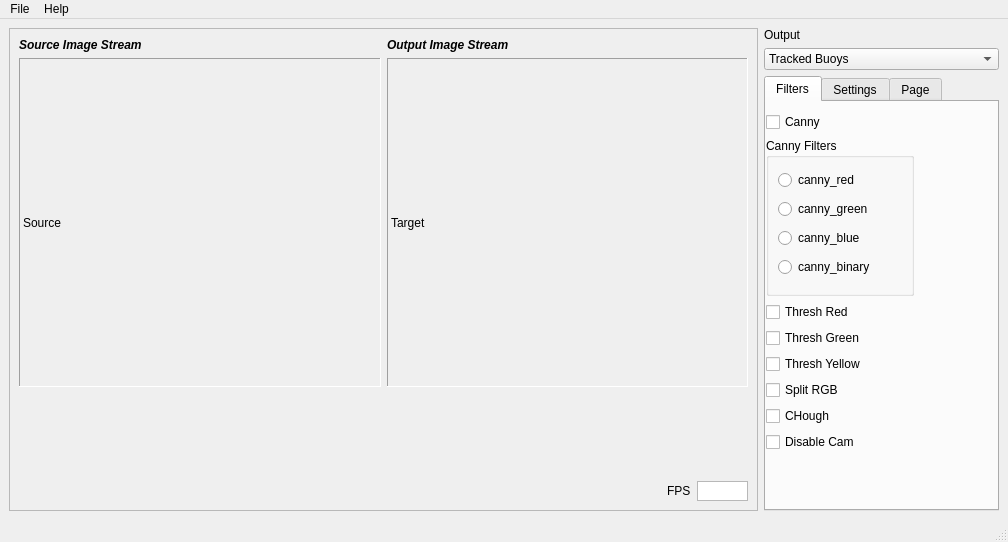
<?xml version="1.0" encoding="UTF-8"?>
<ui version="4.0">
 <class>MainWindow</class>
 <widget class="QMainWindow" name="MainWindow">
  <property name="geometry">
   <rect>
    <x>0</x>
    <y>0</y>
    <width>1008</width>
    <height>542</height>
   </rect>
  </property>
  <property name="minimumSize">
   <size>
    <width>1008</width>
    <height>542</height>
   </size>
  </property>
  <property name="windowTitle">
   <string>SRMAUV Vision Suite</string>
  </property>
  <property name="windowIcon">
   <iconset>
    <normaloff>resources/SRM_AUV_new.png</normaloff>resources/SRM_AUV_new.png</iconset>
  </property>
  <widget class="QWidget" name="centralwidget">
   <layout class="QGridLayout" name="gridLayout_3">
    <item row="0" column="0">
     <layout class="QHBoxLayout" name="horizontalLayout_3">
      <item>
       <widget class="QFrame" name="frame">
        <property name="enabled">
         <bool>true</bool>
        </property>
        <property name="frameShape">
         <enum>QFrame::StyledPanel</enum>
        </property>
        <property name="frameShadow">
         <enum>QFrame::Raised</enum>
        </property>
        <layout class="QGridLayout" name="gridLayout_2">
         <item row="8" column="0">
          <layout class="QHBoxLayout" name="horizontalLayout_4">
           <item>
            <spacer name="horizontalSpacer">
             <property name="orientation">
              <enum>Qt::Horizontal</enum>
             </property>
             <property name="sizeHint" stdset="0">
              <size>
               <width>40</width>
               <height>20</height>
              </size>
             </property>
            </spacer>
           </item>
           <item>
            <widget class="QLabel" name="label_6">
             <property name="text">
              <string>FPS</string>
             </property>
            </widget>
           </item>
           <item>
            <widget class="QTextBrowser" name="textBrowser">
             <property name="maximumSize">
              <size>
               <width>51</width>
               <height>20</height>
              </size>
             </property>
             <property name="verticalScrollBarPolicy">
              <enum>Qt::ScrollBarAlwaysOff</enum>
             </property>
             <property name="horizontalScrollBarPolicy">
              <enum>Qt::ScrollBarAlwaysOff</enum>
             </property>
            </widget>
           </item>
          </layout>
         </item>
         <item row="2" column="0">
          <layout class="QHBoxLayout" name="horizontalLayout">
           <item>
            <widget class="QLabel" name="label">
             <property name="minimumSize">
              <size>
               <width>362</width>
               <height>329</height>
              </size>
             </property>
             <property name="frameShape">
              <enum>QFrame::Panel</enum>
             </property>
             <property name="frameShadow">
              <enum>QFrame::Sunken</enum>
             </property>
             <property name="midLineWidth">
              <number>0</number>
             </property>
             <property name="text">
              <string>Source</string>
             </property>
            </widget>
           </item>
           <item>
            <widget class="QLabel" name="label_2">
             <property name="minimumSize">
              <size>
               <width>361</width>
               <height>329</height>
              </size>
             </property>
             <property name="frameShape">
              <enum>QFrame::Panel</enum>
             </property>
             <property name="frameShadow">
              <enum>QFrame::Sunken</enum>
             </property>
             <property name="text">
              <string>Target</string>
             </property>
            </widget>
           </item>
          </layout>
         </item>
         <item row="0" column="0">
          <layout class="QHBoxLayout" name="horizontalLayout_2">
           <item>
            <widget class="QLabel" name="label_3">
             <property name="font">
              <font>
               <weight>75</weight>
               <italic>true</italic>
               <bold>true</bold>
              </font>
             </property>
             <property name="text">
              <string>Source Image Stream</string>
             </property>
            </widget>
           </item>
           <item>
            <widget class="QLabel" name="label_4">
             <property name="font">
              <font>
               <weight>75</weight>
               <italic>true</italic>
               <bold>true</bold>
              </font>
             </property>
             <property name="text">
              <string>Output Image Stream</string>
             </property>
            </widget>
           </item>
          </layout>
         </item>
         <item row="6" column="0">
          <spacer name="verticalSpacer">
           <property name="orientation">
            <enum>Qt::Vertical</enum>
           </property>
           <property name="sizeHint" stdset="0">
            <size>
             <width>20</width>
             <height>86</height>
            </size>
           </property>
          </spacer>
         </item>
        </layout>
       </widget>
      </item>
      <item>
       <layout class="QVBoxLayout" name="verticalLayout_4">
        <item>
         <layout class="QVBoxLayout" name="verticalLayout">
          <item>
           <widget class="QLabel" name="label_5">
            <property name="text">
             <string>Output</string>
            </property>
           </widget>
          </item>
          <item>
           <widget class="QComboBox" name="comboBox">
            <item>
             <property name="text">
              <string>Tracked Buoys</string>
             </property>
            </item>
            <item>
             <property name="text">
              <string>Canny</string>
             </property>
            </item>
            <item>
             <property name="text">
              <string>Thresh_Red</string>
             </property>
            </item>
            <item>
             <property name="text">
              <string>Thresh_Green</string>
             </property>
            </item>
            <item>
             <property name="text">
              <string>Thresh_Yellow</string>
             </property>
            </item>
            <item>
             <property name="text">
              <string>R</string>
             </property>
            </item>
            <item>
             <property name="text">
              <string>G</string>
             </property>
            </item>
            <item>
             <property name="text">
              <string>B</string>
             </property>
            </item>
            <item>
             <property name="text">
              <string>Thresh_Flat</string>
             </property>
            </item>
           </widget>
          </item>
          <item>
           <widget class="QTabWidget" name="tabWidget">
            <property name="currentIndex">
             <number>0</number>
            </property>
            <widget class="QWidget" name="tab_5">
             <attribute name="title">
              <string>Filters</string>
             </attribute>
             <widget class="QWidget" name="widget" native="true">
              <property name="geometry">
               <rect>
                <x>-10</x>
                <y>0</y>
                <width>171</width>
                <height>381</height>
               </rect>
              </property>
              <property name="minimumSize">
               <size>
                <width>171</width>
                <height>381</height>
               </size>
              </property>
              <widget class="QWidget" name="layoutWidget">
               <property name="geometry">
                <rect>
                 <x>10</x>
                 <y>10</y>
                 <width>148</width>
                 <height>340</height>
                </rect>
               </property>
               <layout class="QGridLayout" name="gridLayout">
                <item row="5" column="0">
                 <widget class="QCheckBox" name="checkBox_4">
                  <property name="text">
                   <string>Split RGB</string>
                  </property>
                 </widget>
                </item>
                <item row="2" column="0">
                 <widget class="QCheckBox" name="checkBox_9">
                  <property name="text">
                   <string>Thresh Red</string>
                  </property>
                 </widget>
                </item>
                <item row="1" column="0">
                 <widget class="QGroupBox" name="canny_group">
                  <property name="autoFillBackground">
                   <bool>false</bool>
                  </property>
                  <property name="title">
                   <string>Canny Filters</string>
                  </property>
                  <property name="flat">
                   <bool>false</bool>
                  </property>
                  <layout class="QVBoxLayout" name="verticalLayout_2">
                   <item>
                    <widget class="QRadioButton" name="radioButton">
                     <property name="text">
                      <string>canny_red</string>
                     </property>
                    </widget>
                   </item>
                   <item>
                    <widget class="QRadioButton" name="radioButton_2">
                     <property name="text">
                      <string>canny_green</string>
                     </property>
                    </widget>
                   </item>
                   <item>
                    <widget class="QRadioButton" name="radioButton_3">
                     <property name="text">
                      <string>canny_blue</string>
                     </property>
                    </widget>
                   </item>
                   <item>
                    <widget class="QRadioButton" name="radioButton_5">
                     <property name="text">
                      <string>canny_binary</string>
                     </property>
                    </widget>
                   </item>
                  </layout>
                 </widget>
                </item>
                <item row="3" column="0">
                 <widget class="QCheckBox" name="checkBox_8">
                  <property name="text">
                   <string>Thresh Green</string>
                  </property>
                 </widget>
                </item>
                <item row="4" column="0">
                 <widget class="QCheckBox" name="checkBox_7">
                  <property name="text">
                   <string>Thresh Yellow</string>
                  </property>
                 </widget>
                </item>
                <item row="6" column="0">
                 <widget class="QCheckBox" name="checkBox_5">
                  <property name="text">
                   <string>CHough</string>
                  </property>
                 </widget>
                </item>
                <item row="0" column="0">
                 <widget class="QCheckBox" name="checkBox">
                  <property name="text">
                   <string>Canny</string>
                  </property>
                 </widget>
                </item>
                <item row="7" column="0">
                 <widget class="QCheckBox" name="checkBox_2">
                  <property name="text">
                   <string>Disable Cam</string>
                  </property>
                 </widget>
                </item>
               </layout>
              </widget>
             </widget>
            </widget>
            <widget class="QWidget" name="tab_6">
             <attribute name="title">
              <string>Settings</string>
             </attribute>
             <layout class="QVBoxLayout" name="verticalLayout_8">
              <item>
               <widget class="QLabel" name="label_7">
                <property name="text">
                 <string>&lt;b&gt;HSV&lt;/b&gt;</string>
                </property>
               </widget>
              </item>
              <item>
               <layout class="QVBoxLayout" name="verticalLayout_6">
                <item>
                 <layout class="QVBoxLayout" name="verticalLayout_5">
                  <item>
                   <widget class="QRadioButton" name="YellowHSV">
                    <property name="text">
                     <string>Yellow</string>
                    </property>
                   </widget>
                  </item>
                  <item>
                   <widget class="QRadioButton" name="GreenHSV">
                    <property name="text">
                     <string>Green</string>
                    </property>
                   </widget>
                  </item>
                  <item>
                   <widget class="QRadioButton" name="RedHSV">
                    <property name="text">
                     <string>Red</string>
                    </property>
                   </widget>
                  </item>
                 </layout>
                </item>
                <item>
                 <widget class="QWidget" name="UpperHSV" native="true">
                  <property name="enabled">
                   <bool>false</bool>
                  </property>
                  <layout class="QVBoxLayout" name="verticalLayout_3">
                   <item>
                    <layout class="QHBoxLayout" name="horizontalLayout_5">
                     <item>
                      <widget class="QSpinBox" name="spinBox"/>
                     </item>
                     <item>
                      <widget class="QSlider" name="horizontalSlider">
                       <property name="maximumSize">
                        <size>
                         <width>91</width>
                         <height>29</height>
                        </size>
                       </property>
                       <property name="orientation">
                        <enum>Qt::Horizontal</enum>
                       </property>
                      </widget>
                     </item>
                    </layout>
                   </item>
                   <item>
                    <layout class="QHBoxLayout" name="horizontalLayout_6">
                     <item>
                      <widget class="QSpinBox" name="spinBox_2"/>
                     </item>
                     <item>
                      <widget class="QSlider" name="horizontalSlider_2">
                       <property name="maximumSize">
                        <size>
                         <width>91</width>
                         <height>29</height>
                        </size>
                       </property>
                       <property name="orientation">
                        <enum>Qt::Horizontal</enum>
                       </property>
                      </widget>
                     </item>
                    </layout>
                   </item>
                   <item>
                    <layout class="QHBoxLayout" name="horizontalLayout_7">
                     <item>
                      <widget class="QSpinBox" name="spinBox_3"/>
                     </item>
                     <item>
                      <widget class="QSlider" name="horizontalSlider_3">
                       <property name="maximumSize">
                        <size>
                         <width>91</width>
                         <height>29</height>
                        </size>
                       </property>
                       <property name="orientation">
                        <enum>Qt::Horizontal</enum>
                       </property>
                      </widget>
                     </item>
                    </layout>
                   </item>
                  </layout>
                 </widget>
                </item>
                <item>
                 <widget class="QWidget" name="LowerHSV" native="true">
                  <property name="enabled">
                   <bool>false</bool>
                  </property>
                  <layout class="QVBoxLayout" name="verticalLayout_7">
                   <item>
                    <layout class="QHBoxLayout" name="horizontalLayout_8">
                     <item>
                      <widget class="QSpinBox" name="spinBox_4"/>
                     </item>
                     <item>
                      <widget class="QSlider" name="horizontalSlider_4">
                       <property name="maximumSize">
                        <size>
                         <width>91</width>
                         <height>29</height>
                        </size>
                       </property>
                       <property name="orientation">
                        <enum>Qt::Horizontal</enum>
                       </property>
                      </widget>
                     </item>
                    </layout>
                   </item>
                   <item>
                    <layout class="QHBoxLayout" name="horizontalLayout_9">
                     <item>
                      <widget class="QSpinBox" name="spinBox_5"/>
                     </item>
                     <item>
                      <widget class="QSlider" name="horizontalSlider_5">
                       <property name="maximumSize">
                        <size>
                         <width>91</width>
                         <height>29</height>
                        </size>
                       </property>
                       <property name="orientation">
                        <enum>Qt::Horizontal</enum>
                       </property>
                      </widget>
                     </item>
                    </layout>
                   </item>
                   <item>
                    <layout class="QHBoxLayout" name="horizontalLayout_10">
                     <item>
                      <widget class="QSpinBox" name="spinBox_6"/>
                     </item>
                     <item>
                      <widget class="QSlider" name="horizontalSlider_6">
                       <property name="maximumSize">
                        <size>
                         <width>91</width>
                         <height>29</height>
                        </size>
                       </property>
                       <property name="orientation">
                        <enum>Qt::Horizontal</enum>
                       </property>
                      </widget>
                     </item>
                    </layout>
                   </item>
                  </layout>
                 </widget>
                </item>
               </layout>
              </item>
             </layout>
            </widget>
            <widget class="QWidget" name="tab">
             <attribute name="title">
              <string>Page</string>
             </attribute>
            </widget>
           </widget>
          </item>
         </layout>
        </item>
       </layout>
      </item>
     </layout>
    </item>
   </layout>
   <zorder></zorder>
  </widget>
  <widget class="QMenuBar" name="menubar">
   <property name="geometry">
    <rect>
     <x>0</x>
     <y>0</y>
     <width>1008</width>
     <height>25</height>
    </rect>
   </property>
   <widget class="QMenu" name="menuSave">
    <property name="title">
     <string>File</string>
    </property>
    <addaction name="actionOpen_Video_Feed"/>
   </widget>
   <widget class="QMenu" name="menuHelp">
    <property name="title">
     <string>Help</string>
    </property>
    <addaction name="actionAbout"/>
   </widget>
   <addaction name="menuSave"/>
   <addaction name="menuHelp"/>
  </widget>
  <widget class="QStatusBar" name="statusbar"/>
  <action name="actionOpen_Video_Feed">
   <property name="text">
    <string>Open Video Feed</string>
   </property>
  </action>
  <action name="actionAbout">
   <property name="text">
    <string>About</string>
   </property>
  </action>
 </widget>
 <resources/>
 <connections>
  <connection>
   <sender>horizontalSlider</sender>
   <signal>valueChanged(int)</signal>
   <receiver>spinBox</receiver>
   <slot>setValue(int)</slot>
   <hints>
    <hint type="sourcelabel">
     <x>888</x>
     <y>281</y>
    </hint>
    <hint type="destinationlabel">
     <x>840</x>
     <y>284</y>
    </hint>
   </hints>
  </connection>
  <connection>
   <sender>spinBox</sender>
   <signal>valueChanged(int)</signal>
   <receiver>horizontalSlider</receiver>
   <slot>setValue(int)</slot>
   <hints>
    <hint type="sourcelabel">
     <x>815</x>
     <y>290</y>
    </hint>
    <hint type="destinationlabel">
     <x>887</x>
     <y>282</y>
    </hint>
   </hints>
  </connection>
  <connection>
   <sender>horizontalSlider_2</sender>
   <signal>valueChanged(int)</signal>
   <receiver>spinBox_2</receiver>
   <slot>setValue(int)</slot>
   <hints>
    <hint type="sourcelabel">
     <x>886</x>
     <y>321</y>
    </hint>
    <hint type="destinationlabel">
     <x>842</x>
     <y>325</y>
    </hint>
   </hints>
  </connection>
  <connection>
   <sender>spinBox_2</sender>
   <signal>valueChanged(int)</signal>
   <receiver>horizontalSlider_2</receiver>
   <slot>setValue(int)</slot>
   <hints>
    <hint type="sourcelabel">
     <x>830</x>
     <y>327</y>
    </hint>
    <hint type="destinationlabel">
     <x>894</x>
     <y>328</y>
    </hint>
   </hints>
  </connection>
  <connection>
   <sender>horizontalSlider_3</sender>
   <signal>valueChanged(int)</signal>
   <receiver>spinBox_3</receiver>
   <slot>setValue(int)</slot>
   <hints>
    <hint type="sourcelabel">
     <x>880</x>
     <y>361</y>
    </hint>
    <hint type="destinationlabel">
     <x>818</x>
     <y>364</y>
    </hint>
   </hints>
  </connection>
  <connection>
   <sender>spinBox_3</sender>
   <signal>valueChanged(int)</signal>
   <receiver>horizontalSlider_3</receiver>
   <slot>setValue(int)</slot>
   <hints>
    <hint type="sourcelabel">
     <x>816</x>
     <y>359</y>
    </hint>
    <hint type="destinationlabel">
     <x>895</x>
     <y>357</y>
    </hint>
   </hints>
  </connection>
  <connection>
   <sender>horizontalSlider_4</sender>
   <signal>valueChanged(int)</signal>
   <receiver>spinBox_4</receiver>
   <slot>setValue(int)</slot>
   <hints>
    <hint type="sourcelabel">
     <x>892</x>
     <y>419</y>
    </hint>
    <hint type="destinationlabel">
     <x>824</x>
     <y>421</y>
    </hint>
   </hints>
  </connection>
  <connection>
   <sender>horizontalSlider_5</sender>
   <signal>valueChanged(int)</signal>
   <receiver>spinBox_5</receiver>
   <slot>setValue(int)</slot>
   <hints>
    <hint type="sourcelabel">
     <x>897</x>
     <y>448</y>
    </hint>
    <hint type="destinationlabel">
     <x>826</x>
     <y>449</y>
    </hint>
   </hints>
  </connection>
  <connection>
   <sender>horizontalSlider_6</sender>
   <signal>valueChanged(int)</signal>
   <receiver>spinBox_6</receiver>
   <slot>setValue(int)</slot>
   <hints>
    <hint type="sourcelabel">
     <x>890</x>
     <y>488</y>
    </hint>
    <hint type="destinationlabel">
     <x>814</x>
     <y>486</y>
    </hint>
   </hints>
  </connection>
  <connection>
   <sender>spinBox_4</sender>
   <signal>valueChanged(int)</signal>
   <receiver>horizontalSlider_4</receiver>
   <slot>setValue(int)</slot>
   <hints>
    <hint type="sourcelabel">
     <x>822</x>
     <y>415</y>
    </hint>
    <hint type="destinationlabel">
     <x>920</x>
     <y>422</y>
    </hint>
   </hints>
  </connection>
  <connection>
   <sender>spinBox_5</sender>
   <signal>valueChanged(int)</signal>
   <receiver>horizontalSlider_5</receiver>
   <slot>setValue(int)</slot>
   <hints>
    <hint type="sourcelabel">
     <x>805</x>
     <y>452</y>
    </hint>
    <hint type="destinationlabel">
     <x>927</x>
     <y>454</y>
    </hint>
   </hints>
  </connection>
  <connection>
   <sender>spinBox_6</sender>
   <signal>valueChanged(int)</signal>
   <receiver>horizontalSlider_6</receiver>
   <slot>setValue(int)</slot>
   <hints>
    <hint type="sourcelabel">
     <x>809</x>
     <y>492</y>
    </hint>
    <hint type="destinationlabel">
     <x>928</x>
     <y>497</y>
    </hint>
   </hints>
  </connection>
 </connections>
</ui>
